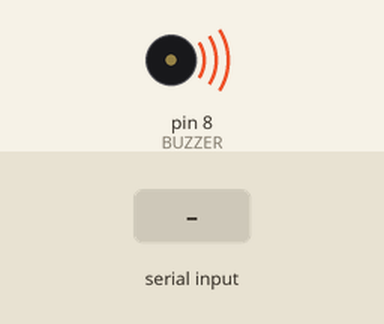
Simulated run of this sketch. Board: Arduino Uno, built with avr-gcc and run on an emulated ATmega328P. Shown: buzzer (waves = sounding). Inputs (shaded band) come from the test bench.

Above: at 1.2 s.
1.3 s: byte 97 ('a') received over Serial
At 2.1 s:
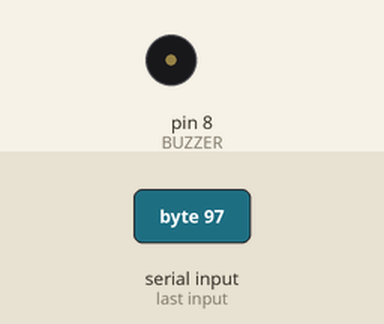
Timing chart, 0 to 4.3 s (numbered marks = the images above; inputs shaded):
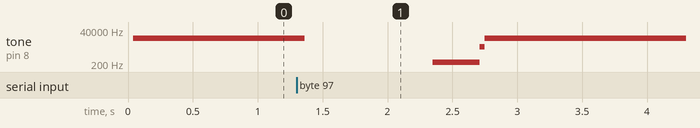

The sketch:

buzzer_piano.ino
```cpp
#define BUZZER 8 // define buzzer pin
// define notes
#define C4 261.63
#define D4 293.66
#define E4 329.63
#define F4 349.23
#define G4 392.00
#define A4 440.00
#define B4 493.88
#define C5 523.25
#define SPACE 0.0 // input for blank period

float currNote = 0.0; // used for implementation 2 to play note
char note; // used to read char for implementation 2

void setup() {
  pinMode(BUZZER, OUTPUT);
  Serial.begin(9600);
}


void loop() {
  // IMPLEMENTATION 1
  if (Serial.available() > 0) {
    playTune(readData(), 200, 100);
  }
  // IMPLETATION 2
  if (Serial.available() > 0) {
    note = Serial.read();
    handlePress(note);
  }

  if (currNote != 0.0) {
    playNote(currNote);
  }
  playNote(SPACE);
}


// IMPLEMENTATION 1: Input a string into serial, will then play the tune inputted
/*
  Plays note based on inputted frequency f for inputted (millisecs) duration
*/
void playNoteDuration(float f, int duration) {
  float t = 1 / f; // period in seconds
  t = t * 1000000; // convert t to microseconds
  int halfPeriod = t / 2; // half period for delay
  int cycles = 2 * (f * duration / 1000); // calculate in microseconds amount of times to cycle buzzer for note
  for (int i = 0; i < cycles; i++) {
    digitalWrite(BUZZER, HIGH); // turn the buzzer on
    delayMicroseconds(halfPeriod); // wait for half the period
    digitalWrite(BUZZER, LOW); // turn the buzzer off
    delayMicroseconds(halfPeriod); // wait for half the period
  }
}

/*
  Reads a string from serial until enter key is pressed
*/
String readData() {
  // if data is recieved
  if (Serial.available() > 0) {
    // read string until enter key is pressed (or new line)
    String inputtedString = Serial.readStringUntil('\n');
    return inputtedString; // return the string
  }
}

/*
  Dissects string recieved from readData() to figure out what note to play
  Plays note for duration milliseconds
*/
void playTune(String data, int duration, int blankPeriodDuration) {
  // change inputted string to lower to handle upper case letters
  data.toLowerCase();
  // iterate over each character at string
  for (int i = 0; i < data.length(); i++) {
    char note = data.charAt(i);
    // switch statement to decide which note to play based on what char inputted
    switch (note) {
      case 'a': // a == C4
        playNoteDuration(C4, duration);
        break;
      case 's': // s == D4
        playNoteDuration(D4, duration);
        break;
      case 'd': // d == E4
        playNoteDuration(E4, duration);
        break;
      case 'f': // f == F4
        playNoteDuration(F4, duration);
        break;
      case 'g': // g == G4
        playNoteDuration(G4, duration);
        break;
      case 'h': // h == A4
        playNoteDuration(A4, duration);
        break;
      case 'j': // j == B4
        playNoteDuration(B4, duration);
        break;
      case 'k': // k == C5
        playNoteDuration(C5, duration);
        break;
      case ' ': // plays blank period
        delay(blankPeriodDuration);
        break;
      default: // just skips if any invalid characters are pressed
        break;
    }
  }
}


// IMPLEMENTATION 2: Play notes like a keyboard (consistenly plays inputted note until another is pressed)
/*
  Function to play note
*/
void playNote(float f) {
  float t = 1 / f; // period in seconds
  t = t * 1000000; // convert t to microseconds
  int halfPeriod = t / 2; // half period for delay
  digitalWrite(BUZZER, HIGH); // turn the buzzer on
  delayMicroseconds(halfPeriod); // wait for half the period
  digitalWrite(BUZZER, LOW); // turn the buzzer off
  delayMicroseconds(halfPeriod); // wait for half the period
}

/*
  Function to handle what button is pressed
*/
void handlePress(char note) {
  // switch statement to decide which note to play based on what char inputted
  switch (note) {
    case 'a': // a == C4
      currNote = C4;
      break;
    case 's': // s == D4
      currNote = D4;
      break;
    case 'd': // d == E4
      currNote = E4;
      break;
    case 'f': // f == F4
      currNote = F4;
      break;
    case 'g': // g == G4
      currNote = G4;
      break;
    case 'h': // h == A4
      currNote = A4;
      break;
    case 'j': // j == B4
      currNote = B4;
      break;
    case 'k': // k == C5
      currNote = C5;
      break;
    case ' ':
      currNote = SPACE;
      break;
    default: // just skips if any invalid characters are pressed
      break;
  }
}
```

Measured:
- after the input at 1.3 s, tone on pin 8 (BUZZER): 11080 Hz → silent after 0.06 s, → 261 Hz 0.99 s later, → 2922 Hz 0.36 s later, → 11080 Hz 0.04 s later
